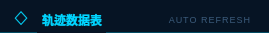
           <widget class="QWidget" name="velocityHeader_3" native="true">
            <property name="maximumSize">
             <size>
              <width>16777215</width>
              <height>33</height>
             </size>
            </property>
            <property name="styleSheet">
             <string notr="true">background: qlineargradient(x1:0, y1:0, x2:1, y2:0,
    stop:0 rgba(0,212,255,0.08),
    stop:1 transparent);
border-bottom: 1px solid rgba(0, 212, 255, 0.3);
min-height: 32px;
max-height: 32px;
background-color: #061424;</string>
            </property>
            <layout class="QHBoxLayout" name="horizontalLayout_49">
             <property name="leftMargin">
              <number>11</number>
             </property>
             <property name="topMargin">
              <number>8</number>
             </property>
             <property name="rightMargin">
              <number>11</number>
             </property>
             <property name="bottomMargin">
              <number>11</number>
             </property>
             <item>
              <widget class="QLabel" name="dataHeaderIcon">
               <property name="minimumSize">
                <size>
                 <width>20</width>
                 <height>20</height>
                </size>
               </property>
               <property name="maximumSize">
                <size>
                 <width>20</width>
                 <height>20</height>
                </size>
               </property>
               <property name="styleSheet">
                <string notr="true">font-family: &quot;Segoe UI Symbol&quot;, &quot;Arial&quot;, sans-serif;
font-size: 20px;
color: #00d4ff;
background: transparent;
min-width: 20px;
max-width: 20px;
min-height: 20px;
max-height: 20px;
qproperty-alignment: AlignCenter;
border:transparent;</string>
               </property>
               <property name="text">
                <string>◇</string>
               </property>
              </widget>
             </item>
             <item>
              <widget class="QLabel" name="datavelocityHeaderTitle">
               <property name="minimumSize">
                <size>
                 <width>0</width>
                 <height>33</height>
                </size>
               </property>
               <property name="maximumSize">
                <size>
                 <width>16777215</width>
                 <height>33</height>
                </size>
               </property>
               <property name="styleSheet">
                <string notr="true">color: rgb(0, 212, 255);
font-size: 12px;
font-weight: 600;
padding-left: 2px;
</string>
               </property>
               <property name="text">
                <string>轨迹数据表</string>
               </property>
               <property name="alignment">
                <set>Qt::AlignLeading|Qt::AlignLeft|Qt::AlignTop</set>
               </property>
              </widget>
             </item>
             <item>
              <spacer name="horizontalSpacer_6">
               <property name="orientation">
                <enum>Qt::Horizontal</enum>
               </property>
               <property name="sizeHint" stdset="0">
                <size>
                 <width>40</width>
                 <height>20</height>
                </size>
               </property>
              </spacer>
             </item>
             <item>
              <widget class="QLabel" name="dataHeaderBadge">
               <property name="minimumSize">
                <size>
                 <width>106</width>
                 <height>22</height>
                </size>
               </property>
               <property name="maximumSize">
                <size>
                 <width>106</width>
                 <height>22</height>
                </size>
               </property>
               <property name="styleSheet">
                <string notr="true">font-family: &quot;Share Tech Mono&quot;, monospace;
font-size: 9px;
color: #3a5a7a;
letter-spacing: 1px;
border: transparent;
padding: 1px 5px;
background: transparent;
min-width: 96px;
max-width: 96px;
min-height: 20px;
max-height: 20px;</string>
               </property>
               <property name="text">
                <string>AUTO REFRESH</string>
               </property>
               <property name="alignment">
                <set>Qt::AlignRight|Qt::AlignTrailing|Qt::AlignVCenter</set>
               </property>
              </widget>
             </item>
            </layout>
           </widget>
